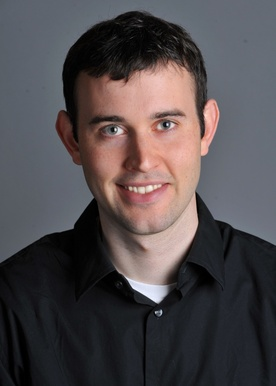
#> input picture inputs/DerekPicture.jpg, 276 x 386 px, shrunk from 732 x 1024 before the run, given in place of pidgey_0000_mask.png, which was not available
$ python main.py   (older library calls are emulated)
#> lines starting #> are read from the running program, lines starting #| are printed output that depends on the picture; pictures that were not available may be replaced by others from this repository, and a replacement may not be noted
### poisson.py
from scipy import sparse as spr
from scipy.sparse import linalg as spr_linalg
import numpy as np
import cv2 as cv
import matplotlib.pyplot as plt
from utils import ops
from utils import Profiler


# [35 lines left out: functions makeSubMask, extractMasks, gBlendMulti, not called in this run]


def gBlend(S, T, M, mode, **kwargs):
    yS, xS = kwargs.get('yxS', (0, 0))
    yT, xT = kwargs.get('yxT', None) or yS, xS
    hS, wS = M.shape[0:2]
    hS, wS = min(hS, T.shape[0]), min(wS, T.shape[1])

    iM_, jM_ = np.where(M == 0)
    m_Num = len(iM_)
    pxNum = hS * wS
    eqNum = m_Num + hS * (wS - 1) + (hS - 1) * wS

    I2V = np.arange(pxNum).reshape(hS, wS)
    A = spr.csr_matrix((eqNum, pxNum)).tolil()
    b = np.zeros(eqNum)

    i = np.repeat(np.arange(hS), wS - 1)
    j = np.tile(np.arange(wS - 1), hS)
    e = np.arange(hS * (wS - 1))

    A[e, I2V[i, j + 1]] = 1
    A[e, I2V[i, j]] = -1
    dt = T[i + yT, j + xT + 1] - T[i + yT, j + xT]
    ds = S[i + yS, j + xS + 1] - S[i + yS, j + xS]

    b[e] = np.where(
        (M[i, j] == 0) & (M[i, j + 1] == 0),
        dt, np.maximum(ds, ds if mode is 1 else dt)
    )

    i = np.repeat(np.arange(hS - 1), wS)
    j = np.tile(np.arange(wS), hS - 1)
    e = np.arange((hS - 1) * wS) + e[-1] + 1

    A[e, I2V[i + 1, j]] = 1
    A[e, I2V[i, j]] = -1
    dt = T[i + yT + 1, j + xT] - T[i + yT, j + xT],
    ds = S[i + yS + 1, j + xS] - S[i + yS, j + xS]

    b[e] = np.where(
        (M[i, j] == 0) & (M[i + 1, j] == 0),
        dt, np.maximum(ds, ds if mode is 1 else dt)

    )

    e = np.arange(m_Num) + e[-1] + 1
    A[e, I2V[iM_, jM_]] = 1
    b[e] = T[iM_ + yT, jM_ + xT]

    T_ = spr_linalg.lsqr(A.tocsr(), b)
    T_ = np.array(T_[0]).reshape(hS, wS)

    return T_

def init():

    M = plt.imread('inputs/blends/pidgey_0000_mask.png').astype(np.float)
    S = ops.normalize(plt.imread('inputs/blends/pidgey_0001_bird.jpg'))
    T = ops.normalize(plt.imread('inputs/blends/pidgey_0002_flower.jpg'))

    # X = S * M + (1-M) * T

    B = gBlend(S[:, :, 0], T[:, :, 0], M[:, :, 0], mode=1)
    G = gBlend(S[:, :, 1], T[:, :, 1], M[:, :, 1], mode=1)
    R = gBlend(S[:, :, 2], T[:, :, 2], M[:, :, 2], mode=1)

    # B = X[:,:,0]
    # G = X[:,:,1]
    # R = X[:,:,2]

    X = np.dstack([R, G, B])
    cv.imshow('', X)
    cv.waitKey()

### utils/ops.py
import cv2 as cv
import numpy as np


# [4 lines left out: function stackChannels, not called in this run]


def normalize(X):
    Xmax = np.iinfo(X.dtype).max
    return X.astype(np.double) / Xmax


def load(path):
    format = cv.CV_8UC1 if 'jpg' in path else cv.CV_16UC1
    return cv.imread(path, format)


def save(X, path):
    cv.imwrite(path, X)


# [17 lines left out: function show, not called in this run]

### main.py
import numpy as np
import cv2 as cv
import utils.ops as ops
import hybrid_image as hybrid
import stacks
import blend
import gradient
import poisson


def unsharp(img, bimg, alpha=0.9 ):
  return img + alpha * (img - bimg)

def part1_1():
  img = ops.load('inputs/alcatraz2.jpg')
  img = ops.normalize(img)

  blurred_img = cv.GaussianBlur(img, (5, 5), 0)
  sharp_img = unsharp(img, blurred_img)

  # [4 lines of commented-out code are left out]

  ops.save((sharp_img*255).astype(np.uint64), 'outputs/alcatraz_sharp_p9.jpg')
  ops.save((img*255).astype(np.uint64), 'outputs/alcatraz.jpg')

def part1_2():
    hybrid.init()

def part1_3():
    stacks.init()

def part1_4():
    blend.init()

def part2_1():
    gradient.init()

def part2_2():
    poisson.init()
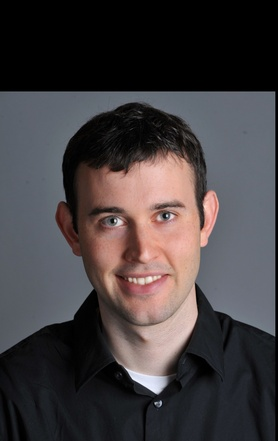
#> input picture inputs/DerekPicture_aligned.jpg, 278 x 441 px, shrunk from 739 x 1172 before the run, given in place of pidgey_0001_bird.jpg, which was not available
#> in normalize, `Xmax = np.iinfo(X.dtype).max`: Xmax = 255
#> in normalize, `return X.astype(np.double) / Xmax`:
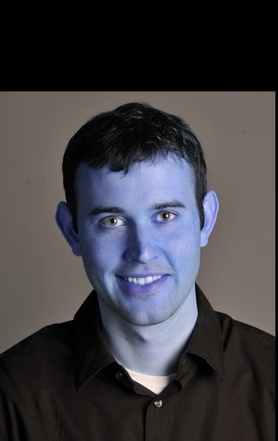
#> returned value: shape (441, 278, 3) float64; mean of channels 0, 1, 2 0.265, 0.244, 0.251; drawn as B, G, R
#> in gBlend, `iM_, jM_ = np.where(M == 0)`: iM_ = 461 values from 29 to 385; jM_ = 461 values, max 228 at index 87, min 7 at index 210, mean 84.22
#> in gBlend, `m_Num = len(iM_)`: m_Num = 461
#> in gBlend, `eqNum = m_Num + hS * (wS - 1) + (hS - 1) * wS`: eqNum = 212871
#> in gBlend, `T_ = spr_linalg.lsqr(A.tocsr(), b)`: T_ = 10 items
#> in gBlend, `T_ = np.array(T_[0]).reshape(hS, wS)`:
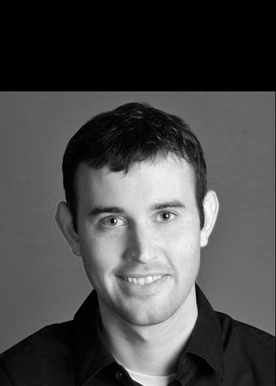
#> T_: shape (386, 276) float64; min -0.00209, max 1, mean 0.29; drawn with min black and max white
#> call 2 of gBlend, with mode = 1
#> in gBlend (call 2), `iM_, jM_ = np.where(M == 0)`: iM_ = 425 values from 17 to 385; jM_ = 425 values, max 212 at index 164, min 8 at index 205, mean 85.56
#> in gBlend (call 2), `m_Num = len(iM_)`: m_Num = 425
#> in gBlend (call 2), `eqNum = m_Num + hS * (wS - 1) + (hS - 1) * wS`: eqNum = 212835
#> in gBlend (call 2), `T_ = np.array(T_[0]).reshape(hS, wS)`:
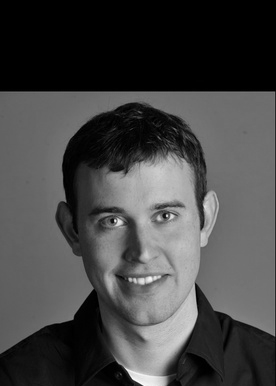
#> T_: shape (386, 276) float64; min -0.00145, max 0.969, mean 0.265; drawn with min black and max white
#> call 3 of gBlend, with mode = 1
#> in gBlend (call 3), `iM_, jM_ = np.where(M == 0)`: iM_ = 455 values from 25 to 385; jM_ = 455 values, max 211 at index 225, min 4 at index 270, mean 88.96
#> in gBlend (call 3), `m_Num = len(iM_)`: m_Num = 455
#> in gBlend (call 3), `eqNum = m_Num + hS * (wS - 1) + (hS - 1) * wS`: eqNum = 212865
#> in gBlend (call 3), `T_ = np.array(T_[0]).reshape(hS, wS)`:
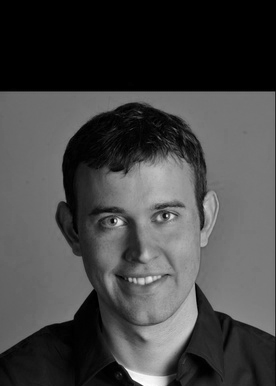
#> T_: shape (386, 276) float64; min -0.00285, max 1, mean 0.27; drawn with min black and max white
#> in init, `X = np.dstack([R, G, B])`:
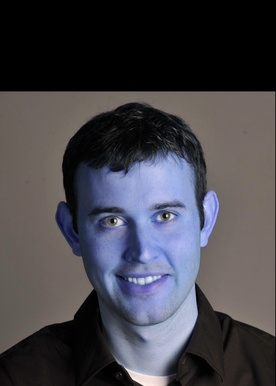
#> X: shape (386, 276, 3) float64; mean R, G, B 0.27, 0.265, 0.29; drawn with min black and max white
#> in init, `cv.imshow('', X)`:
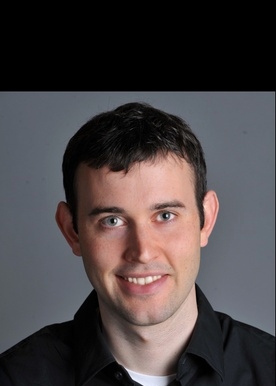
#> window '': shape (386, 276, 3); mean B, G, R 68.4, 67.1, 73.6

def init():
  # [5 lines of commented-out code are left out]
  part2_2()

init()
